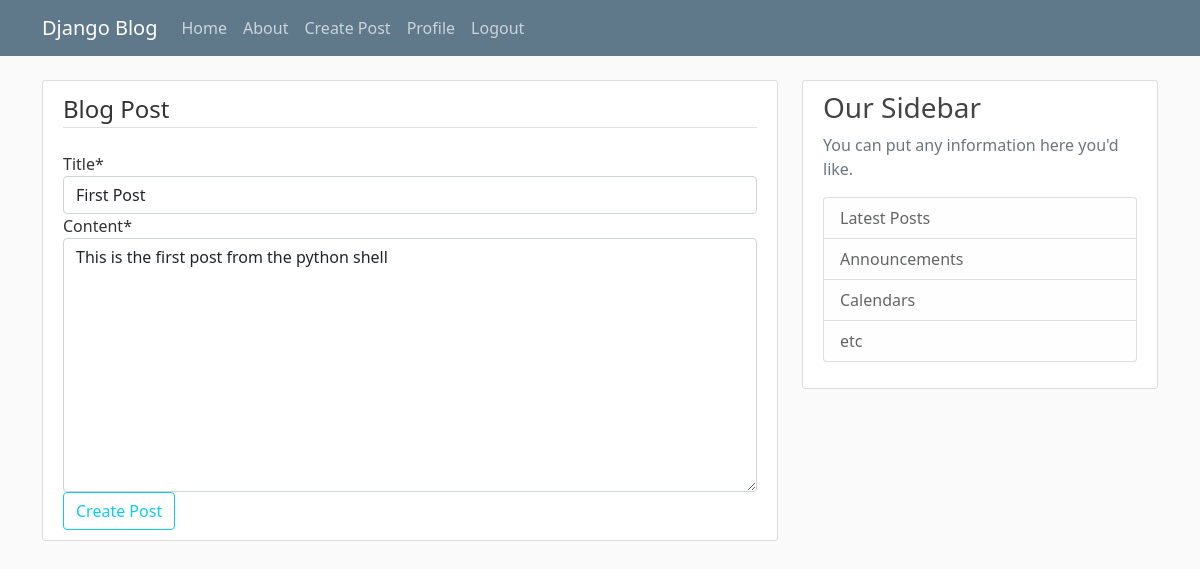
/blog/post/1/update/ (signed in), run on the app's committed database.
### blog/models.py (models this page shows, shortened)
class Post(models.Model):
    title = models.CharField(max_length=100)
    content = models.TextField()
    date_posted = models.DateTimeField(default=timezone.now)
    author = models.ForeignKey(User, on_delete=models.CASCADE)
    """
    After implementing the create post class - the error thrown is specify the
    absolute url. So to implement that we are writing the method.
    """

### blog/views.py (the view, shortened to what this page needs)
# urls.py: path('post/<int:pk>/update/', views.PostUpdateView.as_view(), name='post-update'),
class PostUpdateView(LoginRequiredMixin, UserPassesTestMixin, UpdateView):
    model = Post
    fields = ['title', 'content']
    def test_func(self):
        post = self.get_object()
        if self.request.user == post.author:
            return True
        return False

### blog/templates/blog/post_form.html (shortened to what this page needs)
{% extends 'blog/base.html' %}
{% load crispy_forms_tags %}
{% block content %}
    <div class = "content-section">
        <form method="POST">
            <fieldset class="form-group">
                <legend class="border-bottom mb-4">Blog Post</legend>
                {{ form|crispy }}
            </fieldset>
            <div class="form-group">
                <button class="btn btn-outline-info" type="submit">Create Post</button>
            </div>
        </form>
    </div>
{% endblock %}

### blog/static/blog/main.css (style rules this page uses)
body { background: #fafafa; color: #333333; margin-top: 5rem; }
.content-section { background: #ffffff; padding: 10px 20px; border: 1px solid #dddddd; border-radius: 3px; margin-bottom: 20px; }

### data on the page
Post: title "First Post", content "This is the first post from the python shell"
